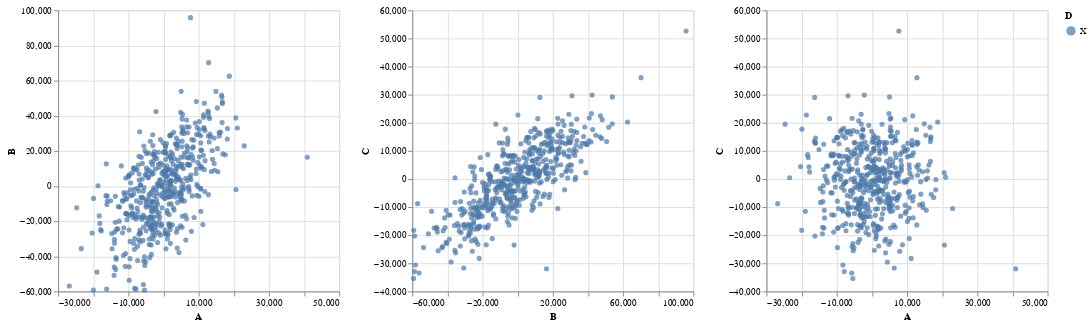

The cell this chart's notebook holds for it:
### Code cell
A, B, C = random.choice(ABC_all).transpose()
data = pd.DataFrame({"A":A,"B":B,"C":C })
data['D'] = 'X'
brush = alt.selection_interval()
AB = alt.Chart(data).mark_circle().encode(
    x="A:Q",
    y="B:Q",
    color=alt.condition(brush, "D:N",alt.value('lightgray'))
   ).add_params(
    brush)
BC= AB.encode(
    x="B",
    y="C")
AC = AB.encode(
    x="A",
    y="C")

AB | BC | AC

### Figure 1 — Vega-Lite specification as saved in the notebook (floating-point values rounded to 4 significant figures; data arrays with more than 128 entries replaced by an {"elided": "..."} marker saying what was removed)
{"config": {"view": {"continuousWidth": 300, "continuousHeight": 300}}, "hconcat": [{"mark": {"type": "circle"}, "encoding": {"color": {"condition": {"param": "param_2", "field": "D", "type": "nominal"}, "value": "lightgray"}, "x": {"field": "A", "type": "quantitative"}, "y": {"field": "B", "type": "quantitative"}}, "name": "view_4"}, {"mark": {"type": "circle"}, "encoding": {"color": {"condition": {"param": "param_2", "field": "D", "type": "nominal"}, "value": "lightgray"}, "x": {"field": "B", "type": "quantitative"}, "y": {"field": "C", "type": "quantitative"}}, "name": "view_5"}, {"mark": {"type": "circle"}, "encoding": {"color": {"condition": {"param": "param_2", "field": "D", "type": "nominal"}, "value": "lightgray"}, "x": {"field": "A", "type": "quantitative"}, "y": {"field": "C", "type": "quantitative"}}, "name": "view_6"}], "data": {"name": "data-8424264c51e074e559f74a7aed5f1ae4"}, "params": [{"name": "param_2", "select": {"type": "interval"}, "views": ["view_4", "view_5", "view_6"]}], "$schema": "https://vega.github.io/schema/vega-lite/v5.16.3.json", "datasets": {"data-8424264c51e074e559f74a7aed5f1ae4": {"elided": "500 records"}}}
